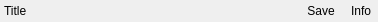
<?xml version="1.0" encoding="UTF-8"?>
<ui version="4.0">
 <class>WsdlTreeViewHeaderWidget</class>
 <widget class="QWidget" name="WsdlTreeViewHeaderWidget">
  <property name="geometry">
   <rect>
    <x>0</x>
    <y>0</y>
    <width>378</width>
    <height>22</height>
   </rect>
  </property>
  <property name="windowTitle">
   <string>WsdlTreeViewHeaderWidget</string>
  </property>
  <layout class="QVBoxLayout" name="verticalLayout">
   <property name="spacing">
    <number>0</number>
   </property>
   <property name="leftMargin">
    <number>0</number>
   </property>
   <property name="topMargin">
    <number>0</number>
   </property>
   <property name="rightMargin">
    <number>0</number>
   </property>
   <property name="bottomMargin">
    <number>0</number>
   </property>
   <item>
    <layout class="QHBoxLayout" name="horizontalLayout">
     <property name="spacing">
      <number>2</number>
     </property>
     <item>
      <widget class="QLabel" name="TitleLabel">
       <property name="sizePolicy">
        <sizepolicy hsizetype="Preferred" vsizetype="Preferred">
         <horstretch>0</horstretch>
         <verstretch>0</verstretch>
        </sizepolicy>
       </property>
       <property name="text">
        <string>Title</string>
       </property>
       <property name="indent">
        <number>4</number>
       </property>
      </widget>
     </item>
     <item>
      <spacer name="horizontalSpacer">
       <property name="orientation">
        <enum>Qt::Horizontal</enum>
       </property>
       <property name="sizeHint" stdset="0">
        <size>
         <width>40</width>
         <height>20</height>
        </size>
       </property>
      </spacer>
     </item>
     <item>
      <widget class="QToolButton" name="SaveBtn">
       <property name="toolTip">
        <string>Click to add Item</string>
       </property>
       <property name="text">
        <string>Save</string>
       </property>
       <property name="autoRaise">
        <bool>true</bool>
       </property>
      </widget>
     </item>
     <item>
      <widget class="QToolButton" name="InfoBtn">
       <property name="toolTip">
        <string>Click to remove item with greatest Index</string>
       </property>
       <property name="text">
        <string>Info</string>
       </property>
       <property name="checkable">
        <bool>true</bool>
       </property>
       <property name="checked">
        <bool>false</bool>
       </property>
       <property name="autoRaise">
        <bool>true</bool>
       </property>
      </widget>
     </item>
    </layout>
   </item>
  </layout>
 </widget>
 <layoutdefault spacing="6" margin="11"/>
 <resources/>
 <connections/>
</ui>
